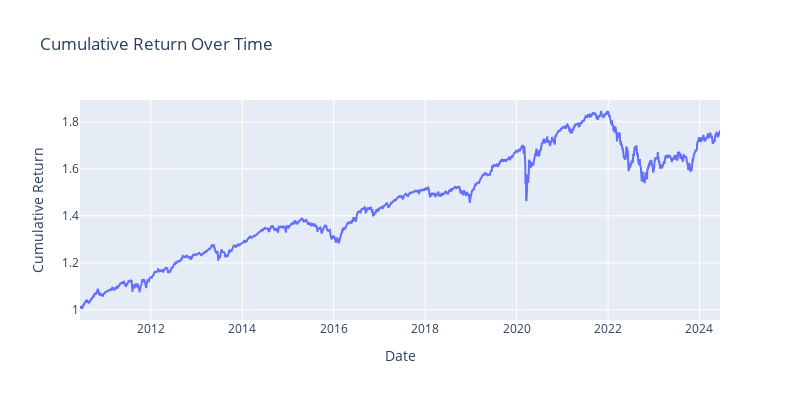
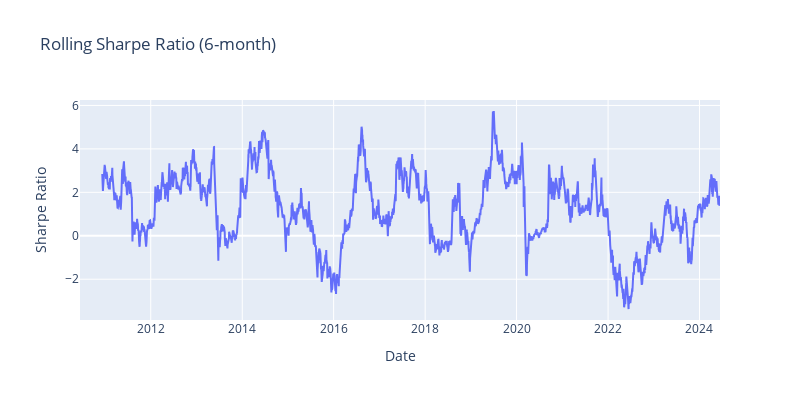

These figures' notebook cell, in order:
### Code cell
returns = stock_data['Portfolio_Value_rets']
plot_cumulative_return(returns)
plot_rolling_sharpe_ratio(returns, window=126)
plot_top_drawdowns(returns, top_n=5)
plot_underwater(returns)
plot_returns_analysis(returns)
plot_return_quantiles(returns)

### Figure 1 — Plotly figure (JSON) as saved in the notebook; plotly's stock layout.template omitted (floating-point values rounded to 4 significant figures; data arrays with more than 128 entries replaced by an {"elided": "..."} marker saying what was removed)
{"data": [{"mode": "lines", "name": "Cumulative Return", "type": "scatter", "x": {"elided": "3524 str values"}, "y": {"elided": "3524 float values"}}], "layout": {"height": 400, "title": {"text": "Cumulative Return Over Time"}, "width": 800, "xaxis": {"title": {"text": "Date"}}, "yaxis": {"title": {"text": "Cumulative Return"}}}}

### Figure 2 — Plotly figure (JSON) as saved in the notebook; plotly's stock layout.template omitted (floating-point values rounded to 4 significant figures; data arrays with more than 128 entries replaced by an {"elided": "..."} marker saying what was removed)
{"data": [{"mode": "lines", "name": "Rolling Sharpe Ratio", "type": "scatter", "x": {"elided": "3524 str values"}, "y": {"elided": "3524 float values"}}], "layout": {"height": 400, "title": {"text": "Rolling Sharpe Ratio (6-month)"}, "width": 800, "xaxis": {"title": {"text": "Date"}}, "yaxis": {"title": {"text": "Sharpe Ratio"}}}}
